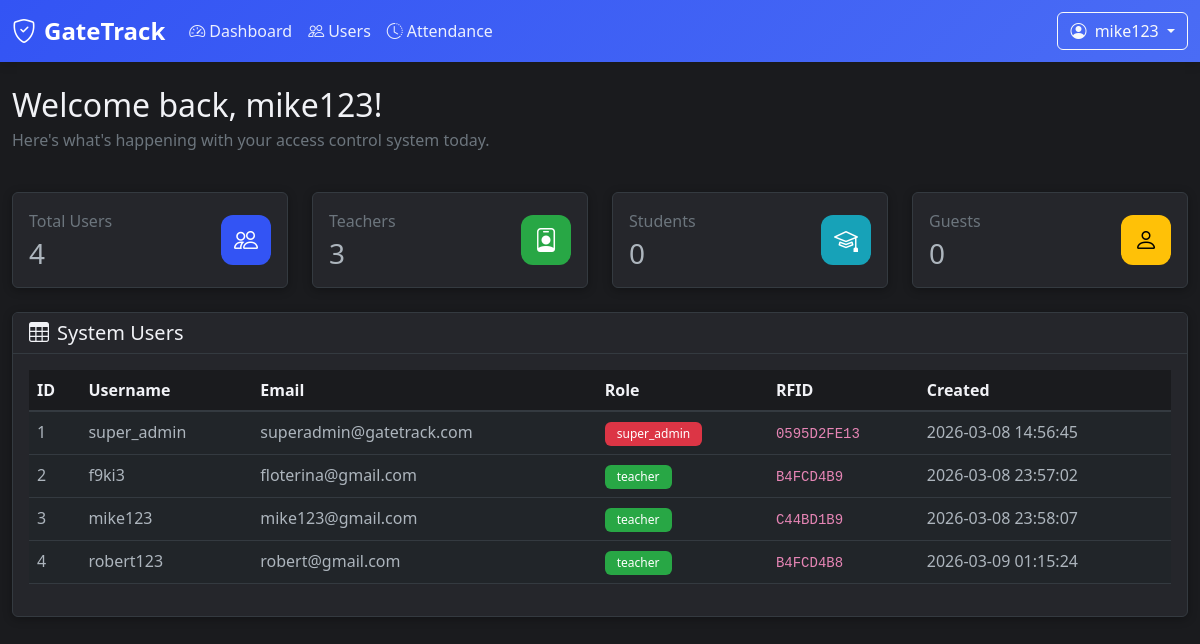
/dashboard (signed in), run on the app's committed database.
### tables this page shows
CREATE TABLE "users" (id INTEGER NOT NULL, username VARCHAR(80), email VARCHAR(120) NOT NULL, password VARCHAR(200), contact VARCHAR(20), gender VARCHAR(10), role VARCHAR(20) NOT NULL, created_at DATETIME, rfid TEXT, PRIMARY KEY (id), UNIQUE (email));

### app.py (the view)
@app.route('/dashboard')
@login_required
def dashboard():
    user_count = get_user_count_by_role()
    teacher_count = get_user_count_by_role('teacher')
    student_count = get_user_count_by_role('student')
    guest_count = get_user_count_by_role('guest')
    users = get_all_users()
    return render_template(
        'dashboard.html',
        user_count=user_count,
        teacher_count=teacher_count,
        student_count=student_count,
        guest_count=guest_count,
        users=users
    )

### app.py (called while the page is built)
def get_connection():
    conn = sqlite3.connect(DB_PATH)
    conn.row_factory = sqlite3.Row
    return conn

def get_all_users():
    conn = get_connection()
    cursor = conn.cursor()
    cursor.execute('SELECT * FROM users ORDER BY id')
    users = cursor.fetchall()
    conn.close()
    return users

def get_user_count_by_role(role=None):
    conn = get_connection()
    cursor = conn.cursor()
    if role:
        cursor.execute('SELECT COUNT(*) FROM users WHERE role = ?', (role,))
    else:
        cursor.execute('SELECT COUNT(*) FROM users')
    count = cursor.fetchone()[0]
    conn.close()
    return count

def login_required(f):
    @wraps(f)
    def decorated_function(*args, **kwargs):
        if 'user_id' not in session:
            flash('Please log in to access this page.', 'error')
            return redirect(url_for('login'))
        return f(*args, **kwargs)
    return decorated_function

### templates/dashboard.html (shortened to what this page needs)
<!doctype html>
<html lang="en" data-bs-theme="dark">
  <head>
    <link
      href="https://cdn.jsdelivr.net/npm/bootstrap@5.3.0/dist/css/bootstrap.min.css"
      rel="stylesheet"
    />
    <link
      rel="stylesheet"
      href="{{ url_for('static', filename='css/style.css') }}"
    />
    <link
      rel="stylesheet"
      href="https://cdn.jsdelivr.net/npm/bootstrap-icons@1.11.0/font/bootstrap-icons.css"
    />
  </head>
  <body>
    <nav class="navbar navbar-expand-lg navbar-dark">
      <div class="container-fluid">
        <a class="navbar-brand" href="{{ url_for('dashboard') }}">
          <i class="bi bi-shield-check me-2"></i>GateTrack
        </a>
        <div class="collapse navbar-collapse" id="navbarNav">
          <ul class="navbar-nav me-auto">
            <li class="nav-item">
              <a class="nav-link active" href="{{ url_for('dashboard') }}">
                <i class="bi bi-speedometer2 me-1"></i>Dashboard
              </a>
            </li>
            {% if session.get('role') in ['super_admin', 'teacher'] %}
            <li class="nav-item">
              <a class="nav-link" href="{{ url_for('users') }}">
                <i class="bi bi-people me-1"></i>Users
              </a>
            </li>
            <li class="nav-item">
              <a class="nav-link" href="{{ url_for('attendance') }}">
                <i class="bi bi-clock-history me-1"></i>Attendance
              </a>
            </li>
            {% endif %}
          </ul>
          <div class="d-flex align-items-center">
            <div class="dropdown">
              <button
                class="btn btn-outline-light dropdown-toggle"
                type="button"
                data-bs-toggle="dropdown"
              >
                <i class="bi bi-person-circle me-1"></i>
                {{ session.get('username') or session.get('email') }}
              </button>
            </div>
          </div>
        </div>
      </div>
    </nav>
    <div class="container-fluid py-4">
      <div class="row mb-4">
        <div class="col-12">
          <h2 class="mb-1">
            Welcome back, {{ session.get('username') or session.get('email') }}!
          </h2>
          <p class="text-secondary">
            Here's what's happening with your access control system today.
          </p>
        </div>
      </div>
      <div class="row mb-4">
        <div class="col-md-3">
          <div class="card stats-card">
            <div class="card-body">
              <div class="d-flex justify-content-between align-items-center">
                <div>
                  <p class="text-secondary mb-1">Total Users</p>
                  <h3 class="mb-0">{{ user_count }}</h3>
                </div>
                <div class="stats-icon bg-primary">
                  <i class="bi bi-people fs-4"></i>
                </div>
              </div>
            </div>
          </div>
        </div>
        <div class="col-md-3">
          <div class="card stats-card">
            <div class="card-body">
              <div class="d-flex justify-content-between align-items-center">
                <div>
                  <p class="text-secondary mb-1">Teachers</p>
                  <h3 class="mb-0">{{ teacher_count }}</h3>
                </div>
                <div class="stats-icon bg-success">
                  <i class="bi bi-person-badge fs-4"></i>
                </div>
              </div>
            </div>
          </div>
        </div>
        <div class="col-md-3">
          <div class="card stats-card">
            <div class="card-body">
              <div class="d-flex justify-content-between align-items-center">
                <div>
                  <p class="text-secondary mb-1">Students</p>
                  <h3 class="mb-0">{{ student_count }}</h3>
                </div>
                <div class="stats-icon bg-info">
                  <i class="bi bi-mortarboard fs-4"></i>
                </div>
              </div>
            </div>
          </div>
        </div>
        <div class="col-md-3">
          <div class="card stats-card">
            <div class="card-body">
              <div class="d-flex justify-content-between align-items-center">
                <div>
                  <p class="text-secondary mb-1">Guests</p>
                  <h3 class="mb-0">{{ guest_count }}</h3>
                </div>
                <div class="stats-icon bg-warning">
                  <i class="bi bi-person fs-4"></i>
                </div>
              </div>
            </div>
          </div>
        </div>
      </div>
      <div class="row">
        <div class="col-12">
          <div class="card">
            <div
              class="card-header d-flex justify-content-between align-items-center"
            >
              <h5 class="mb-0"><i class="bi bi-table me-2"></i>System Users</h5>
            </div>
            <div class="card-body">
              <div class="table-responsive">
                <table class="table table-hover">
                  <thead>
                    <tr>
                      <th>ID</th>
                      <th>Username</th>
                      <th>Email</th>
                      <th>Role</th>
                      <th>RFID</th>
                      <th>Created</th>
                    </tr>
                  </thead>
                  <tbody>
                    {% for user in users %}
                    <tr>
                      <td>{{ user.id }}</td>
                      <td>{{ user.username or '-' }}</td>
                      <td>{{ user.email }}</td>
                      <td>
                        {% if user.role == 'super_admin' %}
                        <span class="badge bg-danger">{{ user.role }}</span>
                        {% elif user.role == 'teacher' %}
                        <span class="badge bg-success">{{ user.role }}</span>
                        {% elif user.role == 'student' %}
                        <span class="badge bg-info">{{ user.role }}</span>
                        {% else %}
                        <span class="badge bg-warning">{{ user.role }}</span>
                        {% endif %}
                      </td>
                      <td><code>{{ user.rfid or 'N/A' }}</code></td>
                      <td>{{ user.created_at }}</td>
                    </tr>
                    {% endfor %}
                  </tbody>
                </table>
              </div>
            </div>
          </div>
        </div>
      </div>
    </div>
  </body>
</html>

### static/css/style.css (style rules this page uses)
[data-bs-theme="dark"] { --bg-primary: #1a1b1e; --bg-secondary: #25262b; --text-primary: #f1f2f6; --text-secondary: #adb5bd; --primary: #3354f4; --primary-hover: #4a6cf5; --border-color: #343a40; --card-shadow: 0 2px 10px rgba(0, 0, 0, 0.3); }
body { background-color: var(--bg-primary); color: var(--text-primary); font-family: "Segoe UI", Tahoma, Geneva, Verdana, sans-serif; min-height: 100vh; transition: background-color 0.3s ease, color 0.3s ease; }
.card { background-color: var(--bg-secondary); border: 1px solid var(--border-color); box-shadow: var(--card-shadow); transition: background-color 0.3s ease, border-color 0.3s ease; }
.card-header { background-color: var(--bg-secondary); border-bottom: 1px solid var(--border-color); color: var(--text-primary); }
.table { color: var(--text-primary); }
.table thead th { background-color: var(--bg-primary); border-bottom: 2px solid var(--border-color); color: var(--text-primary); font-weight: 600; }
.table tbody tr { border-bottom: 1px solid var(--border-color); transition: background-color 0.2s ease; }
.navbar { background: linear-gradient( 135deg, var(--primary) 0%, #4a6cf5 100% ) !important; box-shadow: 0 2px 10px rgba(0, 0, 0, 0.15); }
.navbar-brand { font-weight: 700; font-size: 1.5rem; }
.nav-link { color: rgba(255, 255, 255, 0.9) !important; transition: color 0.3s ease; }
.stats-card { background-color: var(--bg-secondary); border: 1px solid var(--border-color); box-shadow: var(--card-shadow); }
.badge { padding: 6px 12px; font-weight: 500; border-radius: 6px; }

### templates/dashboard.html (style rules this page uses)
.stats-icon { width: 50px; height: 50px; border-radius: 12px; display: flex; align-items: center; justify-content: center; color: white; }
.bg-primary { background-color: #3354f4 !important; }
.bg-success { background-color: #28a745 !important; }
.bg-info { background-color: #17a2b8 !important; }
.bg-warning { background-color: #ffc107 !important; color: #000 !important; }

### data on the page
users: id "1", username "super_admin", email "superadmin@gatetrack.com", role "super_admin", rfid "0595D2FE13", created_at "2026-03-08 14:56:45"
users: id "2", username "f9ki3", email "floterina@gmail.com", role "teacher", rfid "B4FCD4B9", created_at "2026-03-08 23:57:02"
users: id "3", username "mike123", email "mike123@gmail.com", role "teacher", rfid "C44BD1B9", created_at "2026-03-08 23:58:07"
users: id "4", username "robert123", email "robert@gmail.com", role "teacher", rfid "B4FCD4B8", created_at "2026-03-09 01:15:24"

### other printed values
{{ session.get('username') or session.get('email') }} "mike123"
{{ user_count }} "4"
{{ teacher_count }} "3"
{{ student_count }} "0"
{{ guest_count }} "0"
